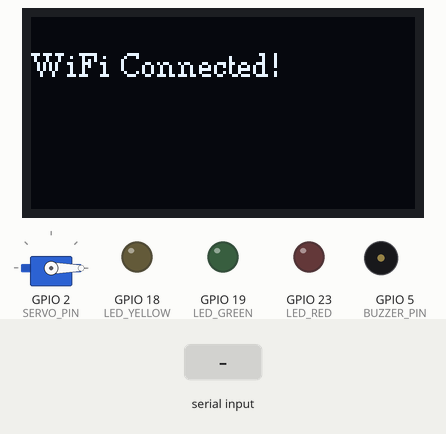
This sketch was run on a simulated ESP32. On the bench: servo, 128×64 one-colour display, output pins drawn as LEDs (lit = HIGH), buzzer (waves = sounding, pin HIGH). Inputs (shaded band) come from the test bench. WiFi joins after 1.5 s; servers stay silent unless stated; uploads are accepted with an empty reply; what the sketch prints to the serial monitor is not drawn.

Above: at 2.7 s.
2.8 s: "1\n" received over the second serial link
At 2.93 s:
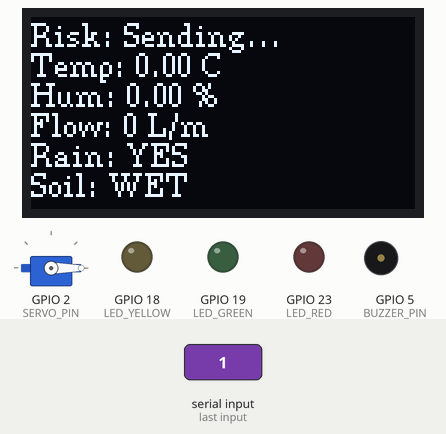
At 3.6 s:
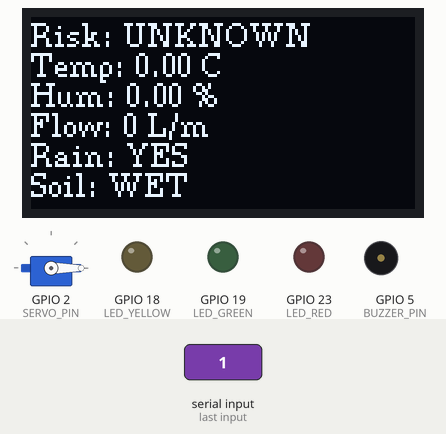
4.5 s: "LOW\n" received over the second serial link
Timing chart, 0 to 7.5 s (numbered marks = the images above; inputs shaded):
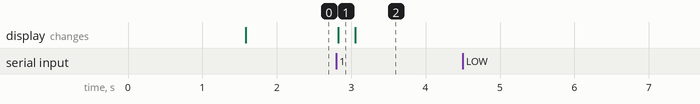

Measured:
- after the input at 2.8 s, the display: changes at once (image 1)
- after the input at 4.5 s, every drawn part: stays the same

The sketch:

Water_Management_ESP.ino
```cpp
#include <WiFi.h>
#include <HTTPClient.h>
#include <U8g2lib.h>
#include <Wire.h>
#include <ESP32Servo.h>
#include <ArduinoJson.h>

// === WiFi Config ===
const char* ssid = "Nasty";
const char* password = "Nasty@@@123";
const char* serverName = "http://192.168.0.108:5000/predict";

// === Pins ===
#define LED_GREEN    19
#define LED_YELLOW   18
#define LED_RED      23
#define BUZZER_PIN   5
#define SERVO_PIN    2

Servo gateServo;
HardwareSerial unoSerial(2);          // GPIO16 RX from UNO TX
U8G2_SH1106_128X64_NONAME_F_HW_I2C display(U8G2_R0, U8X8_PIN_NONE, 22, 21);
String serialBuffer = "";

void setup() {
  Serial.begin(115200);
  unoSerial.begin(9600, SERIAL_8N1, 16, 17);  // RX=16, TX=17 (TX not needed)

  pinMode(LED_GREEN, OUTPUT);
  pinMode(LED_YELLOW, OUTPUT);
  pinMode(LED_RED, OUTPUT);
  pinMode(BUZZER_PIN, OUTPUT);

  gateServo.attach(SERVO_PIN);
  gateServo.write(0);

  display.begin();
  display.setFont(u8g2_font_ncenR08_tr);
  display.clearBuffer();
  display.drawStr(10, 20, "WiFi Connecting...");
  display.sendBuffer();

  WiFi.begin(ssid, password);
  while (WiFi.status() != WL_CONNECTED) {
    delay(500); Serial.print(".");
  }

  Serial.println("\nWiFi connected");
  display.clearBuffer();
  display.drawStr(0, 20, "WiFi Connected!");
  display.sendBuffer();

  Serial.print("ESP32 IP Address: ");
  Serial.println(WiFi.localIP());

}

void loop() {
  while (unoSerial.available()) {
    char c = unoSerial.read();
    serialBuffer += c;
    if (c == '\n') {
      processSensorData(serialBuffer);
      serialBuffer = "";
    }
  }
}

void processSensorData(String jsonData) {
  StaticJsonDocument<256> doc;
  DeserializationError err = deserializeJson(doc, jsonData);
  if (err) { Serial.println("JSON Error"); return; }

  float temp = doc["temp"];
  float hum = doc["humidity"];
  int level = doc["level"];
  int flow = doc["flow"];
  int soil = doc["soil_analog"];
  int rainD = doc["rain_digital"];

  displayData("Sending...", temp, hum, flow, soil, rainD);

  if (WiFi.status() == WL_CONNECTED) {
    HTTPClient http;
    http.begin(serverName);
    http.addHeader("Content-Type", "application/json");

    int httpCode = http.POST(jsonData);
    Serial.printf("HTTP CODE: %d\n", httpCode);

    if (httpCode == 200) {
      String response = http.getString();
      StaticJsonDocument<128> res;
      deserializeJson(res, response);
      String risk = res["risk"] | "UNKNOWN";
      displayData(risk, temp, hum, flow, soil, rainD);
      handleRisk(risk);
    }

    http.end();
  } else {
    Serial.println("WiFi down");
  }
}

void displayData(String risk, float temp, float hum, int flow, int soil, int rain) {
  display.clearBuffer();
  display.setCursor(0, 10);  display.print("Risk: "); display.print(risk);
  display.setCursor(0, 20);  display.print("Temp: "); display.print(temp); display.print(" C");
  display.setCursor(0, 30);  display.print("Hum: "); display.print(hum); display.print(" %");
  display.setCursor(0, 40);  display.print("Flow: "); display.print(flow); display.print(" L/m");
  display.setCursor(0, 50);  display.print("Rain: "); display.print(rain == LOW ? "YES" : "NO");
  display.setCursor(0, 60);  display.print("Soil: "); display.print((soil < 500) ? "WET" : (soil > 1000) ? "DRY" : "MOIST");
  display.sendBuffer();
}

void handleRisk(String risk) {
  digitalWrite(LED_GREEN, LOW);
  digitalWrite(LED_YELLOW, LOW);
  digitalWrite(LED_RED, LOW);
  digitalWrite(BUZZER_PIN, LOW);
  int angle = 0;

  if (risk == "LOW")       { digitalWrite(LED_GREEN, HIGH); angle = 0;     }
  else if (risk == "MODERATE") { digitalWrite(LED_YELLOW, HIGH); digitalWrite(BUZZER_PIN, HIGH); angle = 45;  }
  else if (risk == "HIGH")     { digitalWrite(LED_RED, HIGH); digitalWrite(BUZZER_PIN, HIGH); angle = 90;  }

  gateServo.write(angle);
}
```
